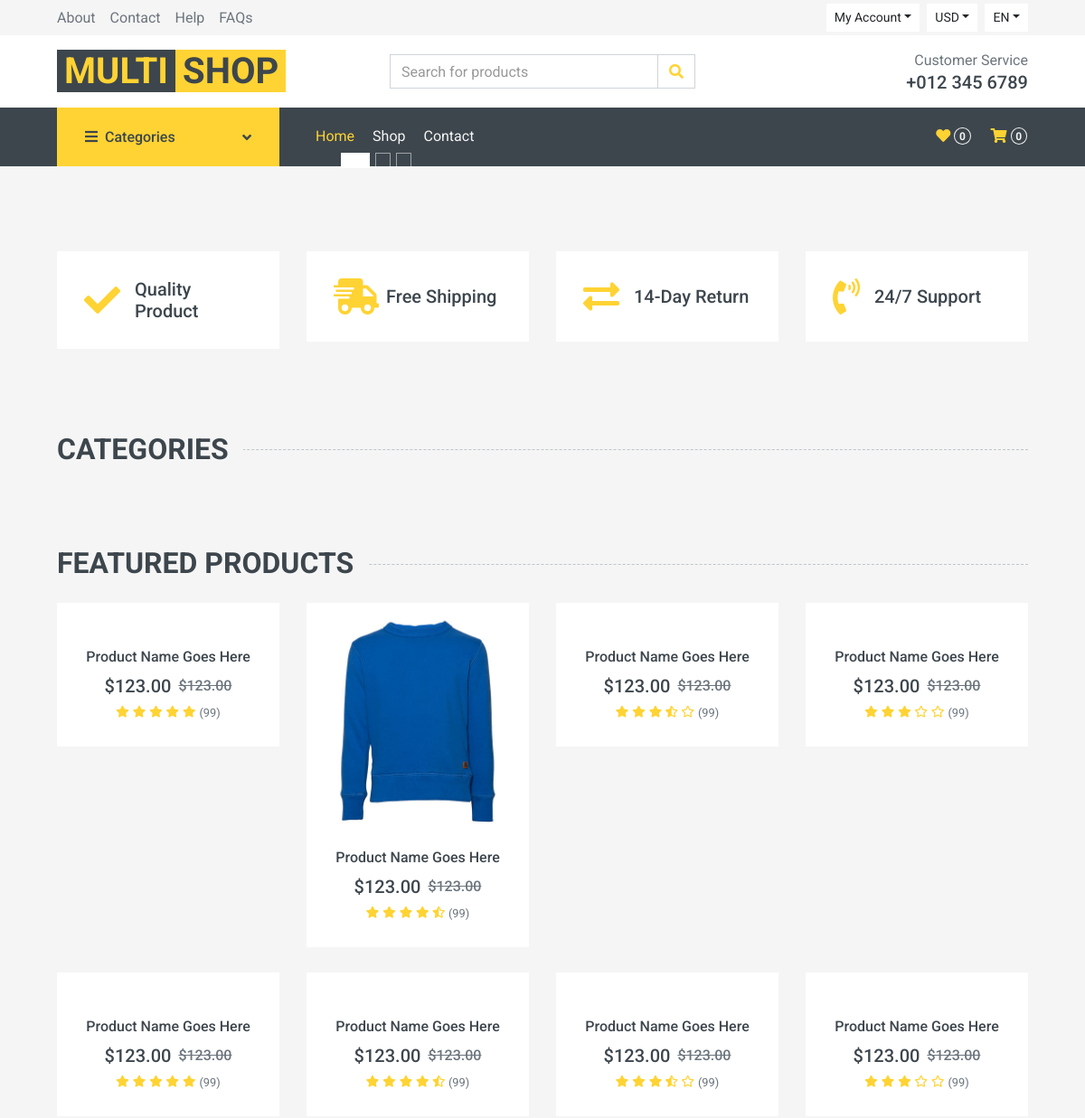
/ (upper part), run on an earlier commit of the app's database.
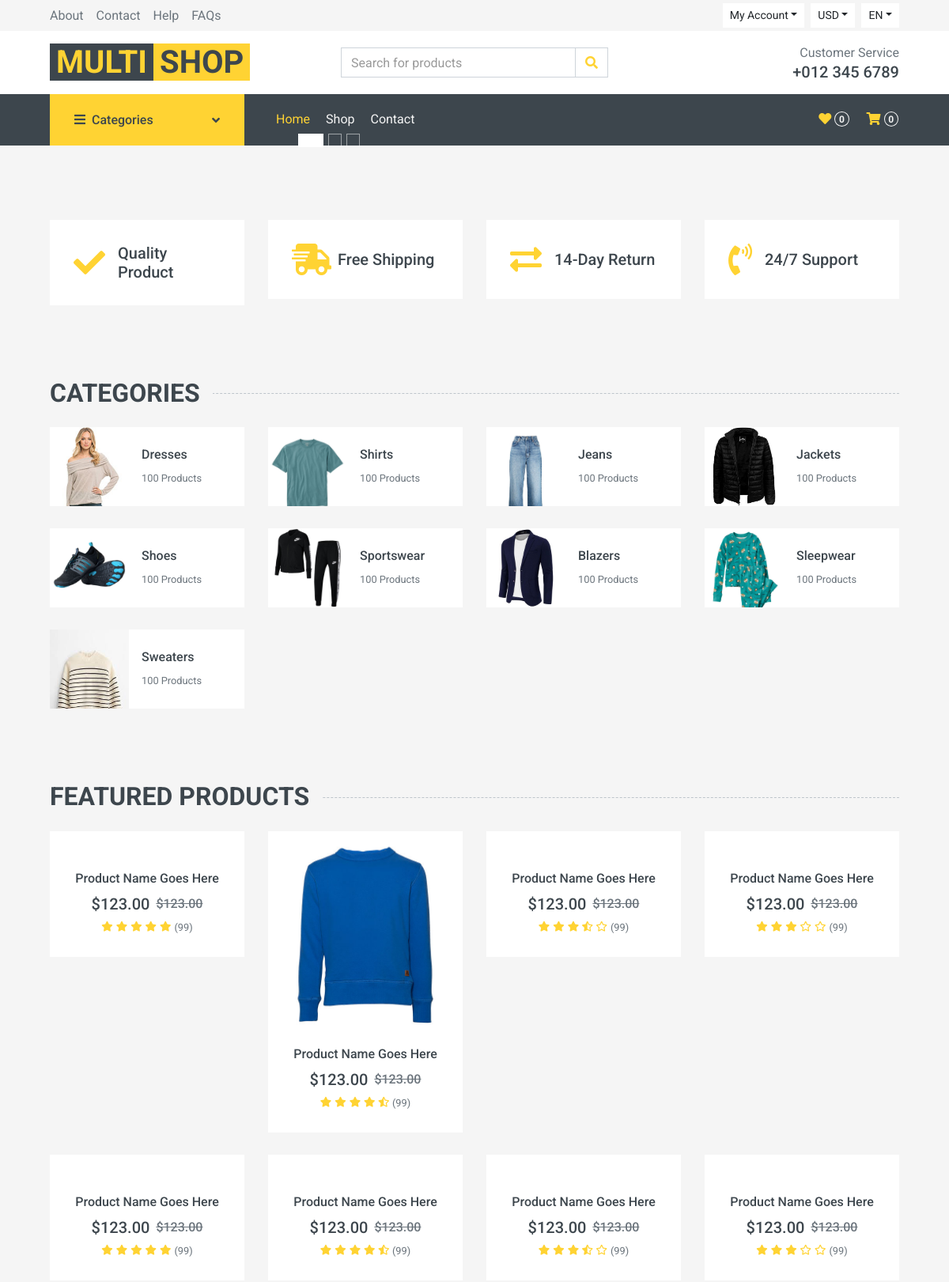
And on a later commit of the database.
### shop/models.py (models this page shows, shortened)
class Category(models.Model):
    title = models.CharField(max_length=50)
    image = models.ImageField(upload_to="images/")
    class Meta:
        verbose_name = "Category"
        verbose_name_plural = "Categories"

### shop/views.py (the view)
# urls.py: path("", Index.as_view(), name="index"),
class Index(ListView):
    model = Category
    context_object_name = "data"
    template_name = "shop/index.html"
    def get_context_data(self, **kwargs):
        context = super().get_context_data(**kwargs)
        context['categories'] = Category.objects.all()
        context['subcategories'] = SubCategory.objects.all()
        context['offers'] = Offer.objects.all()
        context['vendors'] = Vendor.objects.all()
        context['products'] = Product.objects.all()
        return context

### shop/templates/shop/index.html (shortened to what this page needs)
{% extends 'base.html' %}
{% block main %}
    {% include 'shop/components/carousel.html' %}
    {% include 'shop/components/feature.html' %}
    {% include 'shop/components/categories.html' %}
    <div class="container-fluid pt-5 pb-3">
        <h2 class="section-title position-relative text-uppercase mx-xl-5 mb-4"><span class="bg-secondary pr-3">Featured Products</span></h2>
        <div class="row px-xl-5">
            <div class="col-lg-3 col-md-4 col-sm-6 pb-1">
                <div class="product-item bg-light mb-4">
                    <div class="product-img position-relative overflow-hidden">
                        <div class="product-action">
                        </div>
                    </div>
                    <div class="text-center py-4">
                        <a class="h6 text-decoration-none text-truncate" href="">Product Name Goes Here</a>
                        <div class="d-flex align-items-center justify-content-center mt-2">
                            <h5>$123.00</h5><h6 class="text-muted ml-2"><del>$123.00</del></h6>
                        </div>
                        <div class="d-flex align-items-center justify-content-center mb-1">
                            <small class="fa fa-star text-primary mr-1"></small>
                            <small class="fa fa-star text-primary mr-1"></small>
                            <small class="fa fa-star text-primary mr-1"></small>
                            <small class="fa fa-star text-primary mr-1"></small>
                            <small class="fa fa-star text-primary mr-1"></small>
                            <small>(99)</small>
                        </div>
                    </div>
                </div>
            </div>
            <div class="col-lg-3 col-md-4 col-sm-6 pb-1">
                <div class="product-item bg-light mb-4">
                    <div class="product-img position-relative overflow-hidden">
                        <img class="img-fluid w-100" src="img/product-2.jpg" alt="">
                        <div class="product-action">
                        </div>
                    </div>
                    <div class="text-center py-4">
                        <a class="h6 text-decoration-none text-truncate" href="">Product Name Goes Here</a>
                        <div class="d-flex align-items-center justify-content-center mt-2">
                            <h5>$123.00</h5><h6 class="text-muted ml-2"><del>$123.00</del></h6>
                        </div>
                        <div class="d-flex align-items-center justify-content-center mb-1">
                            <small class="fa fa-star text-primary mr-1"></small>
                            <small class="fa fa-star text-primary mr-1"></small>
                            <small class="fa fa-star text-primary mr-1"></small>
                            <small class="fa fa-star text-primary mr-1"></small>
                            <small class="fa fa-star-half-alt text-primary mr-1"></small>
                            <small>(99)</small>
                        </div>
                    </div>
                </div>
            </div>
            <div class="col-lg-3 col-md-4 col-sm-6 pb-1">
                <div class="product-item bg-light mb-4">
                    <div class="product-img position-relative overflow-hidden">
                        <div class="product-action">
                        </div>
                    </div>
                    <div class="text-center py-4">
                        <a class="h6 text-decoration-none text-truncate" href="">Product Name Goes Here</a>
                        <div class="d-flex align-items-center justify-content-center mt-2">
                            <h5>$123.00</h5><h6 class="text-muted ml-2"><del>$123.00</del></h6>
                        </div>
                        <div class="d-flex align-items-center justify-content-center mb-1">
                            <small class="fa fa-star text-primary mr-1"></small>
                            <small class="fa fa-star text-primary mr-1"></small>
                            <small class="fa fa-star text-primary mr-1"></small>
                            <small class="fa fa-star-half-alt text-primary mr-1"></small>
                            <small class="far fa-star text-primary mr-1"></small>
                            <small>(99)</small>
                        </div>
                    </div>
                </div>
            </div>
            <div class="col-lg-3 col-md-4 col-sm-6 pb-1">
                <div class="product-item bg-light mb-4">
                    <div class="product-img position-relative overflow-hidden">
                        <div class="product-action">
                        </div>
                    </div>
                    <div class="text-center py-4">
                        <a class="h6 text-decoration-none text-truncate" href="">Product Name Goes Here</a>
                        <div class="d-flex align-items-center justify-content-center mt-2">
                            <h5>$123.00</h5><h6 class="text-muted ml-2"><del>$123.00</del></h6>
                        </div>
                        <div class="d-flex align-items-center justify-content-center mb-1">
                            <small class="fa fa-star text-primary mr-1"></small>
                            <small class="fa fa-star text-primary mr-1"></small>
                            <small class="fa fa-star text-primary mr-1"></small>
                            <small class="far fa-star text-primary mr-1"></small>
                            <small class="far fa-star text-primary mr-1"></small>
                            <small>(99)</small>
                        </div>
                    </div>
                </div>
            </div>
            <div class="col-lg-3 col-md-4 col-sm-6 pb-1">
                <div class="product-item bg-light mb-4">
                    <div class="product-img position-relative overflow-hidden">
                        <div class="product-action">
                        </div>
                    </div>
                    <div class="text-center py-4">
                        <a class="h6 text-decoration-none text-truncate" href="">Product Name Goes Here</a>
                        <div class="d-flex align-items-center justify-content-center mt-2">
                            <h5>$123.00</h5><h6 class="text-muted ml-2"><del>$123.00</del></h6>
                        </div>
                        <div class="d-flex align-items-center justify-content-center mb-1">
                            <small class="fa fa-star text-primary mr-1"></small>
                            <small class="fa fa-star text-primary mr-1"></small>
                            <small class="fa fa-star text-primary mr-1"></small>
                            <small class="fa fa-star text-primary mr-1"></small>
                            <small class="fa fa-star text-primary mr-1"></small>
                            <small>(99)</small>
                        </div>
                    </div>
                </div>
            </div>
            <div class="col-lg-3 col-md-4 col-sm-6 pb-1">
                <div class="product-item bg-light mb-4">
                    <div class="product-img position-relative overflow-hidden">
                        <div class="product-action">
                        </div>
                    </div>
                    <div class="text-center py-4">
                        <a class="h6 text-decoration-none text-truncate" href="">Product Name Goes Here</a>
                        <div class="d-flex align-items-center justify-content-center mt-2">
                            <h5>$123.00</h5><h6 class="text-muted ml-2"><del>$123.00</del></h6>
                        </div>
                        <div class="d-flex align-items-center justify-content-center mb-1">
                            <small class="fa fa-star text-primary mr-1"></small>
                            <small class="fa fa-star text-primary mr-1"></small>
                            <small class="fa fa-star text-primary mr-1"></small>
                            <small class="fa fa-star text-primary mr-1"></small>
                            <small class="fa fa-star-half-alt text-primary mr-1"></small>
                            <small>(99)</small>
                        </div>
                    </div>
                </div>
            </div>
            <div class="col-lg-3 col-md-4 col-sm-6 pb-1">
                <div class="product-item bg-light mb-4">
                    <div class="product-img position-relative overflow-hidden">
                        <div class="product-action">
                        </div>
                    </div>
                    <div class="text-center py-4">
                        <a class="h6 text-decoration-none text-truncate" href="">Product Name Goes Here</a>
                        <div class="d-flex align-items-center justify-content-center mt-2">
                            <h5>$123.00</h5><h6 class="text-muted ml-2"><del>$123.00</del></h6>
                        </div>
                        <div class="d-flex align-items-center justify-content-center mb-1">
                            <small class="fa fa-star text-primary mr-1"></small>
                            <small class="fa fa-star text-primary mr-1"></small>
                            <small class="fa fa-star text-primary mr-1"></small>
                            <small class="fa fa-star-half-alt text-primary mr-1"></small>
                            <small class="far fa-star text-primary mr-1"></small>
                            <small>(99)</small>
                        </div>
                    </div>
                </div>
            </div>
            <div class="col-lg-3 col-md-4 col-sm-6 pb-1">
                <div class="product-item bg-light mb-4">
                    <div class="product-img position-relative overflow-hidden">
                        <div class="product-action">
                        </div>
                    </div>
                    <div class="text-center py-4">
                        <a class="h6 text-decoration-none text-truncate" href="">Product Name Goes Here</a>
                        <div class="d-flex align-items-center justify-content-center mt-2">
                            <h5>$123.00</h5><h6 class="text-muted ml-2"><del>$123.00</del></h6>
                        </div>
                        <div class="d-flex align-items-center justify-content-center mb-1">
                            <small class="fa fa-star text-primary mr-1"></small>
                            <small class="fa fa-star text-primary mr-1"></small>
                            <small class="fa fa-star text-primary mr-1"></small>
                            <small class="far fa-star text-primary mr-1"></small>
                            <small class="far fa-star text-primary mr-1"></small>
                            <small>(99)</small>
                        </div>
                    </div>
                </div>
            </div>
        </div>
    </div>
{% endblock main %}

### shop/templates/shop/components/categories.html
<div class="container-fluid pt-5">
    <h2 class="section-title position-relative text-uppercase mx-xl-5 mb-4"><span class="bg-secondary pr-3">Categories</span></h2>
    <div class="row px-xl-5 pb-3">
        {% for category in categories %}
        <div class="col-lg-3 col-md-4 col-sm-6 pb-1">
            <a class="text-decoration-none" href="">
                <div class="cat-item d-flex align-items-center mb-4">
                    <div class="overflow-hidden" style="width: 100px; height: 100px;">
                        <img class="img-fluid" src="{{category.image.url}}" alt="">
                    </div>
                    <div class="flex-fill pl-3">
                        <h6>{{category.title}}</h6>
                        <small class="text-body">100 Products</small>
                    </div>
                </div>
            </a>
        </div>
        {% endfor %}
    </div>
</div>

What changed in the data, as far as the page shows it:
added Category: image (picture), title "Dresses"
added Category: image (picture), title "Shirts"
added Category: image (picture), title "Jeans"
added Category: image (picture), title "Jackets"
added Category: image (picture), title "Shoes"
added Category: image (placeholder picture), title "Sportswear"
added Category: image (picture), title "Blazers"
added Category: image (picture), title "Sleepwear"
added Category: image (picture), title "Sweaters"
